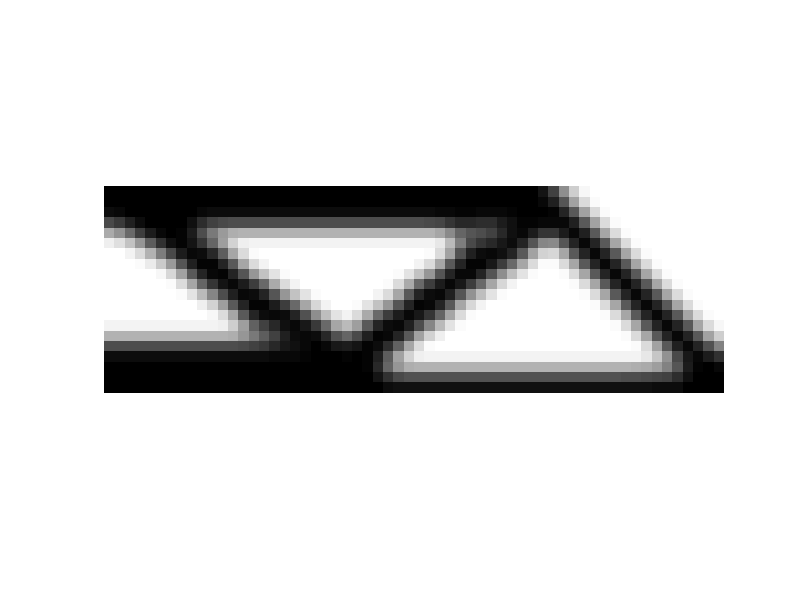

This figure's MATLAB source:
% nelx = 30;
% nely = 10;
% rmin = 1.2;

nelx = 60;
nely = 20;
rmin = 2.4;

% nelx = 90;
% nely = 30;
% rmin = 3.6;

% nelx = 120;
% nely = 40;
% rmin = 4.8;

% nelx = 150;
% nely = 50;
% rmin = 6;

% nelx = 300;
% nely = 100;
% rmin = 12;

volfrac = 0.5;
penal = 3;

% ft = 0;  % 无滤波器
% ft = 1;   % 灵敏度滤波器
ft = 2;   % 密度滤波器

% MATERIAL PROPERTIES
E0 = 1;
Emin = 1e-9;
nu = 0.3;

% PREPARE FINITE ELEMENT ANALYSIS
A11 = [12  3 -6 -3;  3 12  3  0; -6  3 12 -3; -3  0 -3 12];
A12 = [-6 -3  0  3; -3 -6 -3 -6;  0 -3 -6  3;  3 -6  3 -6];
B11 = [-4  3 -2  9;  3 -4 -9  4; -2 -9 -4 -3;  9  4 -3 -4];
B12 = [ 2 -3  4 -9; -3  2  9 -2;  4  9  2  3; -9 -2  3  2];
KE = 1/(1-nu^2)/24*([A11 A12;A12' A11]+nu*[B11 B12;B12' B11]);
nodenrs = reshape(1:(1+nelx)*(1+nely),1+nely,1+nelx);
edofVec = reshape(2*nodenrs(1:end-1,1:end-1)+1,nelx*nely,1);
edofMat = repmat(edofVec,1,8)+repmat([0 1 2*nely+[2 3 0 1] -2 -1],nelx*nely,1);
iK = reshape(kron(edofMat,ones(8,1))',64*nelx*nely,1);
jK = reshape(kron(edofMat,ones(1,8))',64*nelx*nely,1);

% DEFINE LOADS AND SUPPORTS (HALF MBB-BEAM)
F = sparse(2,1,-1,2*(nely+1)*(nelx+1),1);
U = zeros(2*(nely+1)*(nelx+1),1);
fixeddofs = union([1:2:2*(nely+1)], [2*(nelx+1)*(nely+1)]);
alldofs = [1:2*(nely+1)*(nelx+1)];
freedofs = setdiff(alldofs,fixeddofs);

% PREPARE FILTER
iH = ones(nelx*nely*(2*(ceil(rmin)-1)+1)^2,1);
jH = ones(size(iH));
sH = zeros(size(iH));
k = 0;
for i1 = 1:nelx
	for j1 = 1:nely
		e1 = (i1-1)*nely+j1;
		for i2 = max(i1-(ceil(rmin)-1),1):min(i1+(ceil(rmin)-1),nelx)
			for j2 = max(j1-(ceil(rmin)-1),1):min(j1+(ceil(rmin)-1),nely)
				e2 = (i2-1)*nely+j2;
				k = k+1;
				iH(k) = e1;
				jH(k) = e2;
				sH(k) = max(0,rmin-sqrt((i1-i2)^2+(j1-j2)^2));
			end
		end
	end
end
H = sparse(iH,jH,sH);
Hs = sum(H,2);

%%-------------------- INITIALIZE ITERATION --------------------%%
x = repmat(volfrac, nely, nelx);
xPhys = x;

loop = 0;
change = 1;

% START ITERATION
while change > 0.01
	tic;  % Start timing the iteration
	loop = loop + 1;

	% FE-ANALYSIS
	sK = reshape(KE(:)*(Emin+xPhys(:)'.^penal*(E0-Emin)), 64*nelx*nely,1);
	K = sparse(iK, jK, sK); K = (K + K') / 2;
	U(freedofs) = K(freedofs,freedofs) \ F(freedofs);

	% OBJECTIVE FUNCTION AND SENSITIVITY ANALYSIS
	Ue = U(edofMat);
	ce = reshape(sum((U(edofMat)*KE).*U(edofMat),2), nely, nelx);
	c = sum(sum((Emin + xPhys.^penal * (E0 - Emin)).*ce));
	dc = -penal*(E0-Emin)*xPhys.^(penal-1).*ce;
	dv = ones(nely, nelx);

    % dc_sum = sum(dc(:));
    % fprintf('dc_sum:%5f\n', dc_sum);
    % dc_mean = mean(dc(:));
    % fprintf('dc_mean:%5f\n', dc_mean);

	% FILTERING/MODIFICATION OF SENSITIVITIES
	if ft == 1
		dc(:) = H*(x(:).*dc(:))./Hs./max(1e-3, x(:));
	elseif ft == 2
		dc(:) = H*(dc(:)./Hs);
		dv(:) = H*(dv(:)./Hs);
    end

    % dc_sum = sum(dc(:));
    % fprintf('after_dc_sum:%5f\n', dc_sum);
    % dc_mean = mean(dc(:));
    % fprintf('after_dc_mean:%5f\n', dc_mean);

    % x_sum = sum(x(:));
    % x_mean = mean(x(:));
    % dv_sum = sum(dv(:));
    % dv_mean = mean(dv(:));

	% OPTIMALITY CRITERIA UPDATE OF DESIGN VARIABLES AND PHYSICAL DENSITIES
	l1 = 0; l2 = 1e9; move = 0.2;
	while (l2-l1)/(l1+l2) > 1e-3
		lmid = 0.5*(l2+l1);
		xnew = max(0,max(x-move,min(1,min(x+move,x.*sqrt(-dc./dv/lmid)))));
		if ft == 1 || ft == 0
			xPhys = xnew;
		elseif ft == 2
			xPhys(:) = (H*xnew(:))./Hs;
		end
		if sum(xPhys(:)) > volfrac*nelx*nely, l1 = lmid; else l2 = lmid; end
    end
	change = max(abs(xnew(:)-x(:)));
	x = xnew;

	% PRINT RESULTS
	iter_time = toc;  % Stop timing and get iteration time
	fprintf(' It.:%5i Obj.:%11.12f Vol.:%8.4f ch.:%7.3f Time:%7.3f\n', loop, c, mean(xPhys(:)), change, iter_time);

	% PLOT DENSITIES
	colormap(gray); imagesc(1-xPhys); caxis([0 1]); axis equal; axis off; drawnow;
end
